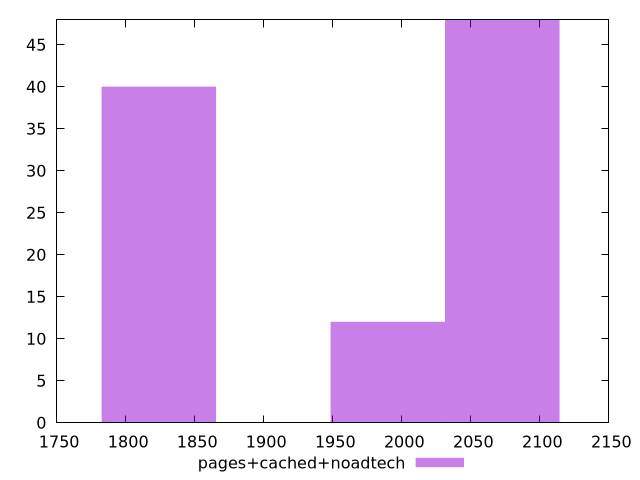

Source code (gnuplot):
$_pagesCachedNoadtech <<EOF
2072.787332247672 48
1824.0528523779515 40
1989.8758389577652 12
EOF
set key outside below
set terminal pngcairo
set output "report_00004_2020-11-02T20-21-41.718Z/metrics/pages+cached+noadtech//raw_hist.png"
set yrange [0:48]
set boxwidth 82.91149328990689
set style fill transparent solid 0.5 noborder
plot $_pagesCachedNoadtech title "pages+cached+noadtech" with boxes ,
